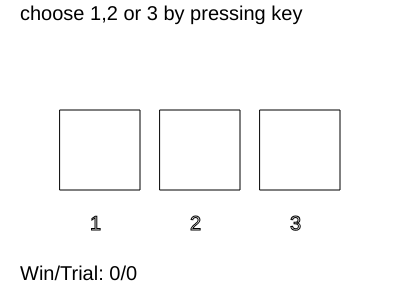
Frame 1 (no input)
Frame 60 (no input): identical to frame 1, image omitted
Frame 120 (the mouse pressed at the canvas centre since frame 60): identical to frame 1, image omitted

The p5.js sketch that drew this single still picture (run headless with seeded random() and noise() and a simulated clock; from frame 60 on, the mouse is pressed at the canvas centre):

// p5.js sketch
// ── sketch.js



var GameState = {
	"Prize": 0,
	"Choose1":0,
	"Hint":0,
	"Choose2":0
}
var stage = 0;
var winCount = 0;
var trialCount = 0;


// 函数setup() ：准备阶段
function setup() {
	createCanvas(400,300);
	GameState = ininGameState(GameState);
}

// 函数draw()：作画阶段
function draw() {
	background(255);// 填充白色

	

	if(stage==0)
	{
		drawStage("choose 1,2 or 3 by pressing key");
	}
	else if(stage==1)
	{
		drawStage("The green is empty, you can choose again");
	}
	else if(stage ==2)
	{
		drawStage("The Golden is the prize");
	}

	//ellipse(200,200,100,100); // 画圆形
}

function drawStage(txt)
{
	var xctr = width/2;
	var yctr = height/2;
	var gap = width/4;
	var w = gap*0.8;
	textSize(20);
	text(txt,20,20);
	drawBox(xctr-gap,yctr,w,"1");
	drawBox(xctr,yctr,w,"2");
	drawBox(xctr+gap,yctr,w,"3");

	if(GameState.Choose2!=0)
	{
		var shift = (GameState.Choose2-2)*gap;
		var xCh1 = xctr + shift;
		drawChosen(xCh1,yctr,w-25);
	}
	else if(GameState.Choose1!=0)
	{
		var shift = (GameState.Choose1-2)*gap;
		var xCh1 = xctr + shift;
		drawChosen(xCh1,yctr,w-25);
	}

	if(GameState.Hint!=0)
	{
		var shift = (GameState.Hint-2)*gap;
		var xHint = xctr + shift;
		drawHint(xHint,yctr,w+5);
	}

	if(stage==2)
	{
		var shift = (GameState.Prize-2)*gap;
		var xPrize = xctr + shift;
		drawPrize(xPrize,yctr,w-35);
	}


	text("Win/Trial: " + winCount + "/" + trialCount,20,height-20);

}

function drawBox(x,y,w,txt)
{
	push();
	translate(x,y);
	stroke(1);
	noFill();
	rect(-w/2,-w/2,w,w);
	textSize(20);
	text(txt,-10,w);
	pop();
}

function drawChosen(x,y,w)
{
	push();
	translate(x,y);
	stroke(0);
	strokeWeight(2);
	noFill();
	ellipse(0,0,w,w)
	pop();
}

function drawHint(x,y,w)
{
	push();
	translate(x,y);
	strokeWeight(2);
	stroke(0,255,0);
	noFill();
	rect(-w/2,-w/2,w,w);
	textSize(20);
	text("empty",-30,-w*0.7);
	pop();
}

function drawPrize(x,y,w)
{
	push();
	translate(x,y);
	stroke(0);
	strokeWeight(1);
	fill(220,160,0);
	ellipse(0,0,w,w)
	pop();
}

function keyPressed()
{
	playKey(key);
}

function playKey(key)
{
	print("key:" + key);
	if(stage==0)
	{
		choose1st(key);
		stage =1;
	}
	else if(stage==1)
	{
		choose2nd(key);
	}
	else if(stage ==2)
	{
		GameState = ininGameState(GameState);
		stage =0;
	}
}

function choose1st(k)
{
	if(key==="1")
	{
		GameState.Choose1 =1;
		hint(2,3);
	}
	else if(key==="2")
	{
		GameState.Choose1 =2;
		hint(1,3);
	}
	else if(key==="3")
	{
		GameState.Choose1 =3;
		hint(1,2);
	}
	stage = 1;
}

function hint(option2, option3)
{
	if(GameState.Prize==GameState.Choose1)
	{
		GameState.Hint = (random(0,1)>0.5)?option2:option3;
	}
	else
	{
		GameState.Hint = (GameState.Prize==option2)?option3:option2;
	}
}

function choose2nd(k)
{
	if(key==="1")
	{
		GameState.Choose2 =1;
	}
	else if(key==="2")
	{
		GameState.Choose2 =2;
		
	}
	else if(key==="3")
	{
		GameState.Choose2 =3;
	}
	countResult();
	stage = 2;
}

function countResult()
{
	if(GameState.Prize === GameState.Choose2)
	{
		winCount++;
	}
	trialCount ++;
}

function ininGameState(GState)
{
	GState.Prize = floor(random(1,4));
	GState.Choose1 = 0;
	GState.Hint = 0;
	GState.Choose2 = 0;
	print("Game Init");
	PrintGameState(GState);
	return GState;
}

function PrintGameState(GState)
{
	print(" 	Prize: "+ GState.Prize + 
		" Choose1: " + GState.Choose1 + 
		" Hint: " + GState.Hint +
		" Choose2: "+ GState.Choose2);
}
